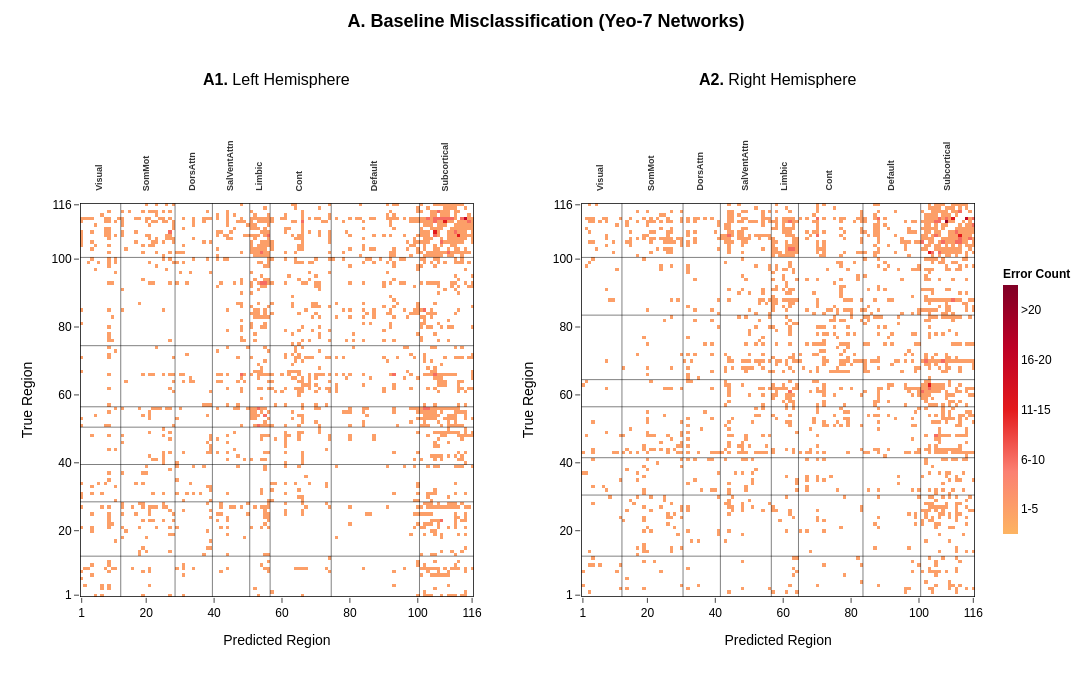
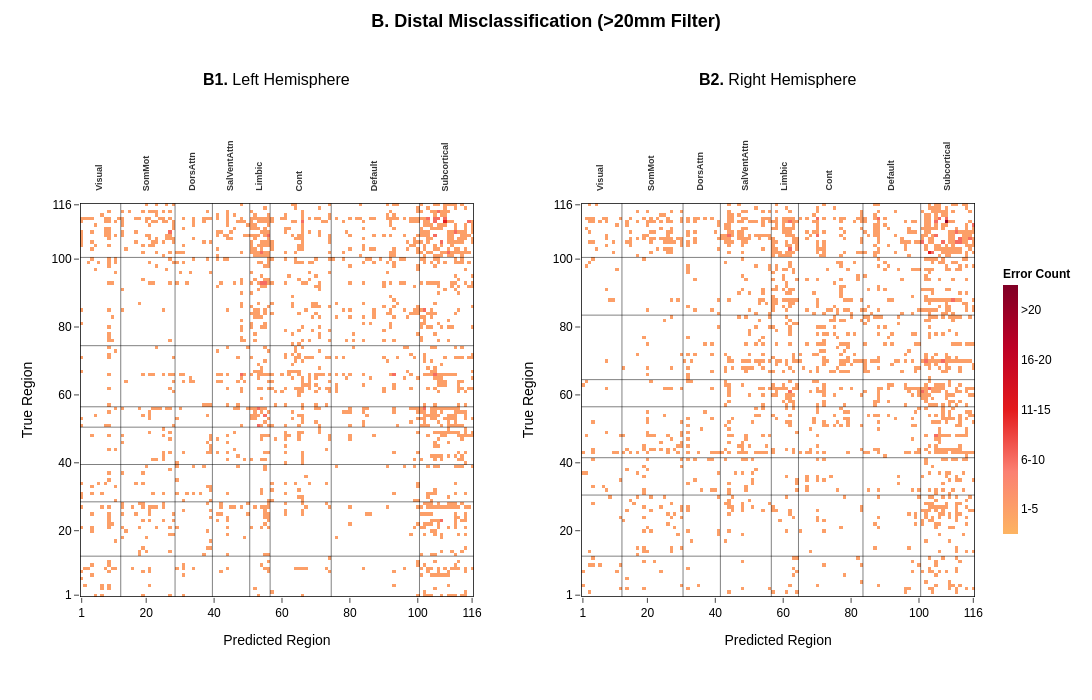

Notebook code cell kept with these figures, in order:
### Code cell
# =============================================================================
# 1. DATA PROCESSING: MAP 17 NETWORKS -> YEO 7 + SUBCORTICAL
# =============================================================================
def add_yeo7_mapping(df):
    """
    Creates a new column 'yeo7_grouped' by aggregating the 17-network 
    labels into the standard 7 classes + Subcortical.
    """
    def map_row(row):
        # 1. Subcortical Check
        # Based on your data, indices 100-115 are subcortical
        if row['region_idx'] >= 100:
            return 'Subcortical'
        
        # 2. Cortical Mapping (17 -> 7)
        net = row['network']
        
        if 'Vis' in net:          return 'Visual'
        if 'SomMot' in net:       return 'SomMot'
        if 'DorsAttn' in net:     return 'DorsAttn'
        if 'SalVentAttn' in net:  return 'SalVentAttn'
        if 'Limbic' in net:       return 'Limbic'
        if 'Cont' in net:         return 'Cont'
        # TempPar is historically grouped with Default in the 7-network parcellation
        if 'Default' in net or 'TempPar' in net: return 'Default'
        
        return 'Other'

    # Create the new column
    df_copy = df.copy()
    df_copy['yeo7_grouped'] = df_copy.apply(map_row, axis=1)
    return df_copy

# --- APPLY THE MAPPING IMMEDIATELY ---
# We update your dataframes with the new grouping column
lh_region_info = add_yeo7_mapping(lh_region_info)
rh_region_info = add_yeo7_mapping(rh_region_info)

# SET THE CONFIG TO USE THIS NEW GROUPING
GROUPING_COLUMN = 'yeo7_grouped' 

# =============================================================================
# 2. HELPER FUNCTIONS
# =============================================================================
def get_network_boundaries(region_info, network_column):
    # Ensure the column exists
    if network_column not in region_info.columns:
        raise KeyError(f"Column '{network_column}' not found. Run the mapping step first.")

    networks, boundaries = [], [0]
    current_network = None
    
    # Iterate through the DataFrame (assuming it's sorted by region_idx)
    for idx, row in region_info.iterrows():
        network = row[network_column]
        if network != current_network:
            if current_network is not None:
                boundaries.append(idx)
                networks.append(current_network)
            current_network = network
            
    boundaries.append(len(region_info))
    networks.append(current_network)
    
    # Calculate midpoints for label placement
    midpoints = [(boundaries[i] + boundaries[i+1]) / 2 for i in range(len(boundaries)-1)]
    return boundaries, networks, midpoints

def bin_errors_discrete(matrix):
    binned = np.zeros_like(matrix, dtype=float)
    binned[matrix == 0] = np.nan
    binned[(matrix >= 1) & (matrix <= 5)] = 0.5
    binned[(matrix >= 6) & (matrix <= 10)] = 1.5
    binned[(matrix >= 11) & (matrix <= 15)] = 2.5
    binned[(matrix >= 16) & (matrix <= 20)] = 3.5
    binned[matrix > 20] = 4.5
    return binned

# =============================================================================
# 3. PLOTTING FUNCTION
# =============================================================================
def plot_research_heatmap(matrix_left, matrix_right, lh_info, rh_info, title, figure_id):
    
    # --- Data Prep ---
    # We now use the GROUPING_COLUMN ('yeo7_grouped') defined above
    lh_bounds, lh_nets, lh_mids = get_network_boundaries(lh_info, GROUPING_COLUMN)
    rh_bounds, rh_nets, rh_mids = get_network_boundaries(rh_info, GROUPING_COLUMN)
    
    z_lh = bin_errors_discrete(matrix_left)
    z_rh = bin_errors_discrete(matrix_right)
    discrete_colors = ['#FDB462', '#FB8072', '#E31A1C', '#BD0026', '#800026']

    # --- Setup Figure ---
    title_l = f'<b>{figure_id}1.</b> Left Hemisphere'
    title_r = f'<b>{figure_id}2.</b> Right Hemisphere'

    fig = make_subplots(
        rows=1, cols=2, 
        horizontal_spacing=0.12, 
        subplot_titles=(title_l, title_r)
    )

    # --- Heatmaps ---
    h_cfg = dict(
        x=list(range(1, 117)), y=list(range(1, 117)),
        zmin=0, zmax=5, colorscale=discrete_colors,
        xgap=0, ygap=0,
        hovertemplate="True: %{y}<br>Pred: %{x}<br>Errors: %{customdata}<extra></extra>"
    )
    
    fig.add_trace(go.Heatmap(z=z_lh, customdata=matrix_left, showscale=False, **h_cfg), 1, 1)
    
    cbar = dict(
        title=dict(text="<b>Error Count</b>", font=dict(size=12)),
        tickmode="array", tickvals=[0.5, 1.5, 2.5, 3.5, 4.5],
        ticktext=["1-5", "6-10", "11-15", "16-20", ">20"],
        thickness=15, len=0.6, yanchor="middle", xpad=10
    )
    fig.add_trace(go.Heatmap(z=z_rh, customdata=matrix_right, showscale=True, colorbar=cbar, **h_cfg), 1, 2)

    # --- Overlays & Labels ---
    def add_overlays(row, col, bounds, nets, mids):
        # Grid Lines
        for b in bounds[1:-1]:
            line_pos = b + 0.5 
            # Vertical
            fig.add_shape(type="line", x0=line_pos, x1=line_pos, y0=0.5, y1=116.5,
                          line=dict(color="black", width=0.5), row=row, col=col)
            # Horizontal
            fig.add_shape(type="line", x0=0.5, x1=116.5, y0=line_pos, y1=line_pos,
                          line=dict(color="black", width=0.5), row=row, col=col)
        
        # Outer Frame
        fig.add_shape(type="rect", x0=0.5, x1=116.5, y0=0.5, y1=116.5,
                      line=dict(color="black", width=1.5), fillcolor="rgba(0,0,0,0)", row=row, col=col)

        # Network Labels (Rotated)
        for i, net in enumerate(nets):
            fig.add_annotation(
                x=mids[i], y=116.5, yshift=10, 
                text=f"<b>{net}</b>", showarrow=False,
                font=dict(size=9, color="#333333", family="Arial"),
                textangle=-90, xanchor='center', yanchor='bottom',
                row=row, col=col
            )

    add_overlays(1, 1, lh_bounds, lh_nets, lh_mids)
    add_overlays(1, 2, rh_bounds, rh_nets, rh_mids)

    # --- Final Layout Polish ---
    # 1. Shift Subplot Titles Up
    fig.for_each_annotation(lambda a: a.update(yshift=70) if a.text in [title_l, title_r] else None)

    # 2. Main Layout
    fig.update_layout(
        title={'text': title, 'y': 0.98, 'x': 0.5, 'xanchor': 'center', 'yanchor': 'top', 'font': dict(size=18, family="Arial")},
        template='plotly_white',
        height=700, width=1200, 
        font=dict(family="Arial", size=12, color="black"),
        margin=dict(t=160, l=80, r=80, b=60) 
    )

    axis_style = dict(
        showgrid=False, zeroline=False, range=[0.5, 116.5],
        tickmode='array', tickvals=[1, 20, 40, 60, 80, 100, 116], 
        showline=False, ticks="outside", ticklen=5, constrain='domain'
    )
    fig.update_xaxes(title_text="Predicted Region", **axis_style)
    fig.update_yaxes(title_text="True Region", scaleanchor='x', scaleratio=1, **axis_style)
    
    fig.show()

# =============================================================================
# 4. EXECUTION
# =============================================================================
plot_research_heatmap(
    cm_left, cm_right, 
    lh_region_info, rh_region_info, 
    "<b>A. Baseline Misclassification (Yeo-7 Networks)</b>", "A"
)
plot_research_heatmap(
    cm_left_distal, 
    cm_right_distal, 
    lh_region_info, 
    rh_region_info, 
    "<b>B. Distal Misclassification (>20mm Filter)</b>", 
    "B"
)

# 5. Impact Summary
print(f"{'='*90}\nSPATIAL FILTERING IMPACT SUMMARY: ERROR REDUCTION PER HEMISPHERE\n{'='*90}")
print(f"{'Hemi':<10} | {'Baseline':>10} | {'Filtered':>10} | {'Errors Removed':>18} | {'Reduction %'}")
print("-" * 90)

hemisphere_results = [
    ("Left", cm_left, cm_left_distal), 
    ("Right", cm_right, cm_right_distal)
]

for label, baseline_cm, filtered_cm in hemisphere_results:
    total_baseline = int(np.sum(baseline_cm))
    total_filtered = int(np.sum(filtered_cm))
    removed_count = total_baseline - total_filtered
    reduction_percentage = (removed_count / total_baseline * 100) if total_baseline > 0 else 0
    
    print(f"{label:<10} | {total_baseline:>10,} | {total_filtered:>10,} | {removed_count:>18,} | {reduction_percentage:>10.1f}%")

print(f"{'='*90}")

### Figure 1 — Plotly figure (JSON) as saved in the notebook; plotly's stock layout.template omitted (floating-point values rounded to 4 significant figures; data arrays with more than 128 entries replaced by an {"elided": "..."} marker saying what was removed)
{"data": [{"colorscale": [[0, "#FDB462"], [0.25, "#FB8072"], [0.5, "#E31A1C"], [0.75, "#BD0026"], [1, "#800026"]], "customdata": {"elided": "116x116 int values"}, "hovertemplate": "True: %{y}<br>Pred: %{x}<br>Errors: %{customdata}<extra></extra>", "showscale": false, "type": "heatmap", "x": [1, 2, 3, 4, 5, 6, 7, 8, 9, 10, 11, 12, 13, 14, 15, 16, 17, 18, 19, 20, 21, 22, 23, 24, 25, 26, 27, 28, 29, 30, 31, 32, 33, 34, 35, 36, 37, 38, 39, 40, 41, 42, 43, 44, 45, 46, 47, 48, 49, 50, 51, 52, 53, 54, 55, 56, 57, 58, 59, 60, 61, 62, 63, 64, 65, 66, 67, 68, 69, 70, 71, 72, 73, 74, 75, 76, 77, 78, 79, 80, 81, 82, 83, 84, 85, 86, 87, 88, 89, 90, 91, 92, 93, 94, 95, 96, 97, 98, 99, 100, 101, 102, 103, 104, 105, 106, 107, 108, 109, 110, 111, 112, 113, 114, 115, 116], "xaxis": "x", "xgap": 0, "y": [1, 2, 3, 4, 5, 6, 7, 8, 9, 10, 11, 12, 13, 14, 15, 16, 17, 18, 19, 20, 21, 22, 23, 24, 25, 26, 27, 28, 29, 30, 31, 32, 33, 34, 35, 36, 37, 38, 39, 40, 41, 42, 43, 44, 45, 46, 47, 48, 49, 50, 51, 52, 53, 54, 55, 56, 57, 58, 59, 60, 61, 62, 63, 64, 65, 66, 67, 68, 69, 70, 71, 72, 73, 74, 75, 76, 77, 78, 79, 80, 81, 82, 83, 84, 85, 86, 87, 88, 89, 90, 91, 92, 93, 94, 95, 96, 97, 98, 99, 100, 101, 102, 103, 104, 105, 106, 107, 108, 109, 110, 111, 112, 113, 114, 115, 116], "yaxis": "y", "ygap": 0, "z": {"elided": "116x116 float values"}, "zmax": 5, "zmin": 0}, {"colorbar": {"len": 0.6, "thickness": 15, "tickmode": "array", "ticktext": ["1-5", "6-10", "11-15", "16-20", ">20"], "tickvals": [0.5, 1.5, 2.5, 3.5, 4.5], "title": {"font": {"size": 12}, "text": "<b>Error Count</b>"}, "xpad": 10, "yanchor": "middle"}, "colorscale": [[0, "#FDB462"], [0.25, "#FB8072"], [0.5, "#E31A1C"], [0.75, "#BD0026"], [1, "#800026"]], "customdata": {"elided": "116x116 int values"}, "hovertemplate": "True: %{y}<br>Pred: %{x}<br>Errors: %{customdata}<extra></extra>", "showscale": true, "type": "heatmap", "x": [1, 2, 3, 4, 5, 6, 7, 8, 9, 10, 11, 12, 13, 14, 15, 16, 17, 18, 19, 20, 21, 22, 23, 24, 25, 26, 27, 28, 29, 30, 31, 32, 33, 34, 35, 36, 37, 38, 39, 40, 41, 42, 43, 44, 45, 46, 47, 48, 49, 50, 51, 52, 53, 54, 55, 56, 57, 58, 59, 60, 61, 62, 63, 64, 65, 66, 67, 68, 69, 70, 71, 72, 73, 74, 75, 76, 77, 78, 79, 80, 81, 82, 83, 84, 85, 86, 87, 88, 89, 90, 91, 92, 93, 94, 95, 96, 97, 98, 99, 100, 101, 102, 103, 104, 105, 106, 107, 108, 109, 110, 111, 112, 113, 114, 115, 116], "xaxis": "x2", "xgap": 0, "y": [1, 2, 3, 4, 5, 6, 7, 8, 9, 10, 11, 12, 13, 14, 15, 16, 17, 18, 19, 20, 21, 22, 23, 24, 25, 26, 27, 28, 29, 30, 31, 32, 33, 34, 35, 36, 37, 38, 39, 40, 41, 42, 43, 44, 45, 46, 47, 48, 49, 50, 51, 52, 53, 54, 55, 56, 57, 58, 59, 60, 61, 62, 63, 64, 65, 66, 67, 68, 69, 70, 71, 72, 73, 74, 75, 76, 77, 78, 79, 80, 81, 82, 83, 84, 85, 86, 87, 88, 89, 90, 91, 92, 93, 94, 95, 96, 97, 98, 99, 100, 101, 102, 103, 104, 105, 106, 107, 108, 109, 110, 111, 112, 113, 114, 115, 116], "yaxis": "y2", "ygap": 0, "z": {"elided": "116x116 float values"}, "zmax": 5, "zmin": 0}], "layout": {"annotations": [{"font": {"size": 16}, "showarrow": false, "text": "<b>A1.</b> Left Hemisphere", "x": 0.22, "xanchor": "center", "xref": "paper", "y": 1, "yanchor": "bottom", "yref": "paper", "yshift": 70}, {"font": {"size": 16}, "showarrow": false, "text": "<b>A2.</b> Right Hemisphere", "x": 0.78, "xanchor": "center", "xref": "paper", "y": 1, "yanchor": "bottom", "yref": "paper", "yshift": 70}, {"font": {"color": "#333333", "family": "Arial", "size": 9}, "showarrow": false, "text": "<b>Visual</b>", "textangle": -90, "x": 6, "xanchor": "center", "xref": "x", "y": 116.5, "yanchor": "bottom", "yref": "y", "yshift": 10}, {"font": {"color": "#333333", "family": "Arial", "size": 9}, "showarrow": false, "text": "<b>SomMot</b>", "textangle": -90, "x": 20, "xanchor": "center", "xref": "x", "y": 116.5, "yanchor": "bottom", "yref": "y", "yshift": 10}, {"font": {"color": "#333333", "family": "Arial", "size": 9}, "showarrow": false, "text": "<b>DorsAttn</b>", "textangle": -90, "x": 33.5, "xanchor": "center", "xref": "x", "y": 116.5, "yanchor": "bottom", "yref": "y", "yshift": 10}, {"font": {"color": "#333333", "family": "Arial", "size": 9}, "showarrow": false, "text": "<b>SalVentAttn</b>", "textangle": -90, "x": 44.5, "xanchor": "center", "xref": "x", "y": 116.5, "yanchor": "bottom", "yref": "y", "yshift": 10}, {"font": {"color": "#333333", "family": "Arial", "size": 9}, "showarrow": false, "text": "<b>Limbic</b>", "textangle": -90, "x": 53, "xanchor": "center", "xref": "x", "y": 116.5, "yanchor": "bottom", "yref": "y", "yshift": 10}, {"font": {"color": "#333333", "family": "Arial", "size": 9}, "showarrow": false, "text": "<b>Cont</b>", "textangle": -90, "x": 65, "xanchor": "center", "xref": "x", "y": 116.5, "yanchor": "bottom", "yref": "y", "yshift": 10}, {"font": {"color": "#333333", "family": "Arial", "size": 9}, "showarrow": false, "text": "<b>Default</b>", "textangle": -90, "x": 87, "xanchor": "center", "xref": "x", "y": 116.5, "yanchor": "bottom", "yref": "y", "yshift": 10}, {"font": {"color": "#333333", "family": "Arial", "size": 9}, "showarrow": false, "text": "<b>Subcortical</b>", "textangle": -90, "x": 108, "xanchor": "center", "xref": "x", "y": 116.5, "yanchor": "bottom", "yref": "y", "yshift": 10}, {"font": {"color": "#333333", "family": "Arial", "size": 9}, "showarrow": false, "text": "<b>Visual</b>", "textangle": -90, "x": 6, "xanchor": "center", "xref": "x2", "y": 116.5, "yanchor": "bottom", "yref": "y2", "yshift": 10}, {"font": {"color": "#333333", "family": "Arial", "size": 9}, "showarrow": false, "text": "<b>SomMot</b>", "textangle": -90, "x": 21, "xanchor": "center", "xref": "x2", "y": 116.5, "yanchor": "bottom", "yref": "y2", "yshift": 10}, {"font": {"color": "#333333", "family": "Arial", "size": 9}, "showarrow": false, "text": "<b>DorsAttn</b>", "textangle": -90, "x": 35.5, "xanchor": "center", "xref": "x2", "y": 116.5, "yanchor": "bottom", "yref": "y2", "yshift": 10}, {"font": {"color": "#333333", "family": "Arial", "size": 9}, "showarrow": false, "text": "<b>SalVentAttn</b>", "textangle": -90, "x": 48.5, "xanchor": "center", "xref": "x2", "y": 116.5, "yanchor": "bottom", "yref": "y2", "yshift": 10}, {"font": {"color": "#333333", "family": "Arial", "size": 9}, "showarrow": false, "text": "<b>Limbic</b>", "textangle": -90, "x": 60, "xanchor": "center", "xref": "x2", "y": 116.5, "yanchor": "bottom", "yref": "y2", "yshift": 10}, {"font": {"color": "#333333", "family": "Arial", "size": 9}, "showarrow": false, "text": "<b>Cont</b>", "textangle": -90, "x": 73.5, "xanchor": "center", "xref": "x2", "y": 116.5, "yanchor": "bottom", "yref": "y2", "yshift": 10}, {"font": {"color": "#333333", "family": "Arial", "size": 9}, "showarrow": false, "text": "<b>Default</b>", "textangle": -90, "x": 91.5, "xanchor": "center", "xref": "x2", "y": 116.5, "yanchor": "bottom", "yref": "y2", "yshift": 10}, {"font": {"color": "#333333", "family": "Arial", "size": 9}, "showarrow": false, "text": "<b>Subcortical</b>", "textangle": -90, "x": 108, "xanchor": "center", "xref": "x2", "y": 116.5, "yanchor": "bottom", "yref": "y2", "yshift": 10}], "font": {"color": "black", "family": "Arial", "size": 12}, "height": 700, "margin": {"b": 60, "l": 80, "r": 80, "t": 160}, "shapes": [{"line": {"color": "black", "width": 0.5}, "type": "line", "x0": 12.5, "x1": 12.5, "xref": "x", "y0": 0.5, "y1": 116.5, "yref": "y"}, {"line": {"color": "black", "width": 0.5}, "type": "line", "x0": 0.5, "x1": 116.5, "xref": "x", "y0": 12.5, "y1": 12.5, "yref": "y"}, {"line": {"color": "black", "width": 0.5}, "type": "line", "x0": 28.5, "x1": 28.5, "xref": "x", "y0": 0.5, "y1": 116.5, "yref": "y"}, {"line": {"color": "black", "width": 0.5}, "type": "line", "x0": 0.5, "x1": 116.5, "xref": "x", "y0": 28.5, "y1": 28.5, "yref": "y"}, {"line": {"color": "black", "width": 0.5}, "type": "line", "x0": 39.5, "x1": 39.5, "xref": "x", "y0": 0.5, "y1": 116.5, "yref": "y"}, {"line": {"color": "black", "width": 0.5}, "type": "line", "x0": 0.5, "x1": 116.5, "xref": "x", "y0": 39.5, "y1": 39.5, "yref": "y"}, {"line": {"color": "black", "width": 0.5}, "type": "line", "x0": 50.5, "x1": 50.5, "xref": "x", "y0": 0.5, "y1": 116.5, "yref": "y"}, {"line": {"color": "black", "width": 0.5}, "type": "line", "x0": 0.5, "x1": 116.5, "xref": "x", "y0": 50.5, "y1": 50.5, "yref": "y"}, {"line": {"color": "black", "width": 0.5}, "type": "line", "x0": 56.5, "x1": 56.5, "xref": "x", "y0": 0.5, "y1": 116.5, "yref": "y"}, {"line": {"color": "black", "width": 0.5}, "type": "line", "x0": 0.5, "x1": 116.5, "xref": "x", "y0": 56.5, "y1": 56.5, "yref": "y"}, {"line": {"color": "black", "width": 0.5}, "type": "line", "x0": 74.5, "x1": 74.5, "xref": "x", "y0": 0.5, "y1": 116.5, "yref": "y"}, {"line": {"color": "black", "width": 0.5}, "type": "line", "x0": 0.5, "x1": 116.5, "xref": "x", "y0": 74.5, "y1": 74.5, "yref": "y"}, {"line": {"color": "black", "width": 0.5}, "type": "line", "x0": 100.5, "x1": 100.5, "xref": "x", "y0": 0.5, "y1": 116.5, "yref": "y"}, {"line": {"color": "black", "width": 0.5}, "type": "line", "x0": 0.5, "x1": 116.5, "xref": "x", "y0": 100.5, "y1": 100.5, "yref": "y"}, {"fillcolor": "rgba(0,0,0,0)", "line": {"color": "black", "width": 1.5}, "type": "rect", "x0": 0.5, "x1": 116.5, "xref": "x", "y0": 0.5, "y1": 116.5, "yref": "y"}, {"line": {"color": "black", "width": 0.5}, "type": "line", "x0": 12.5, "x1": 12.5, "xref": "x2", "y0": 0.5, "y1": 116.5, "yref": "y2"}, {"line": {"color": "black", "width": 0.5}, "type": "line", "x0": 0.5, "x1": 116.5, "xref": "x2", "y0": 12.5, "y1": 12.5, "yref": "y2"}, {"line": {"color": "black", "width": 0.5}, "type": "line", "x0": 30.5, "x1": 30.5, "xref": "x2", "y0": 0.5, "y1": 116.5, "yref": "y2"}, {"line": {"color": "black", "width": 0.5}, "type": "line", "x0": 0.5, "x1": 116.5, "xref": "x2", "y0": 30.5, "y1": 30.5, "yref": "y2"}, {"line": {"color": "black", "width": 0.5}, "type": "line", "x0": 41.5, "x1": 41.5, "xref": "x2", "y0": 0.5, "y1": 116.5, "yref": "y2"}, {"line": {"color": "black", "width": 0.5}, "type": "line", "x0": 0.5, "x1": 116.5, "xref": "x2", "y0": 41.5, "y1": 41.5, "yref": "y2"}, {"line": {"color": "black", "width": 0.5}, "type": "line", "x0": 56.5, "x1": 56.5, "xref": "x2", "y0": 0.5, "y1": 116.5, "yref": "y2"}, {"line": {"color": "black", "width": 0.5}, "type": "line", "x0": 0.5, "x1": 116.5, "xref": "x2", "y0": 56.5, "y1": 56.5, "yref": "y2"}, {"line": {"color": "black", "width": 0.5}, "type": "line", "x0": 64.5, "x1": 64.5, "xref": "x2", "y0": 0.5, "y1": 116.5, "yref": "y2"}, {"line": {"color": "black", "width": 0.5}, "type": "line", "x0": 0.5, "x1": 116.5, "xref": "x2", "y0": 64.5, "y1": 64.5, "yref": "y2"}, {"line": {"color": "black", "width": 0.5}, "type": "line", "x0": 83.5, "x1": 83.5, "xref": "x2", "y0": 0.5, "y1": 116.5, "yref": "y2"}, {"line": {"color": "black", "width": 0.5}, "type": "line", "x0": 0.5, "x1": 116.5, "xref": "x2", "y0": 83.5, "y1": 83.5, "yref": "y2"}, {"line": {"color": "black", "width": 0.5}, "type": "line", "x0": 100.5, "x1": 100.5, "xref": "x2", "y0": 0.5, "y1": 116.5, "yref": "y2"}, {"line": {"color": "black", "width": 0.5}, "type": "line", "x0": 0.5, "x1": 116.5, "xref": "x2", "y0": 100.5, "y1": 100.5, "yref": "y2"}, {"fillcolor": "rgba(0,0,0,0)", "line": {"color": "black", "width": 1.5}, "type": "rect", "x0": 0.5, "x1": 116.5, "xref": "x2", "y0": 0.5, "y1": 116.5, "yref": "y2"}], "title": {"font": {"family": "Arial", "size": 18}, "text": "<b>A. Baseline Misclassification (Yeo-7 Networks)</b>", "x": 0.5, "xanchor": "center", "y": 0.98, "yanchor": "top"}, "width": 1200, "xaxis": {"anchor": "y", "constrain": "domain", "domain": [0, 0.44], "range": [0.5, 116.5], "showgrid": false, "showline": false, "ticklen": 5, "tickmode": "array", "ticks": "outside", "tickvals": [1, 20, 40, 60, 80, 100, 116], "title": {"text": "Predicted Region"}, "zeroline": false}, "xaxis2": {"anchor": "y2", "constrain": "domain", "domain": [0.56, 1], "range": [0.5, 116.5], "showgrid": false, "showline": false, "ticklen": 5, "tickmode": "array", "ticks": "outside", "tickvals": [1, 20, 40, 60, 80, 100, 116], "title": {"text": "Predicted Region"}, "zeroline": false}, "yaxis": {"anchor": "x", "constrain": "domain", "domain": [0, 1], "range": [0.5, 116.5], "scaleanchor": "x", "scaleratio": 1, "showgrid": false, "showline": false, "ticklen": 5, "tickmode": "array", "ticks": "outside", "tickvals": [1, 20, 40, 60, 80, 100, 116], "title": {"text": "True Region"}, "zeroline": false}, "yaxis2": {"anchor": "x2", "constrain": "domain", "domain": [0, 1], "range": [0.5, 116.5], "scaleanchor": "x", "scaleratio": 1, "showgrid": false, "showline": false, "ticklen": 5, "tickmode": "array", "ticks": "outside", "tickvals": [1, 20, 40, 60, 80, 100, 116], "title": {"text": "True Region"}, "zeroline": false}}}

### Figure 2 — Plotly figure (JSON) as saved in the notebook; plotly's stock layout.template omitted (floating-point values rounded to 4 significant figures; data arrays with more than 128 entries replaced by an {"elided": "..."} marker saying what was removed)
{"data": [{"colorscale": [[0, "#FDB462"], [0.25, "#FB8072"], [0.5, "#E31A1C"], [0.75, "#BD0026"], [1, "#800026"]], "customdata": {"elided": "116x116 int values"}, "hovertemplate": "True: %{y}<br>Pred: %{x}<br>Errors: %{customdata}<extra></extra>", "showscale": false, "type": "heatmap", "x": [1, 2, 3, 4, 5, 6, 7, 8, 9, 10, 11, 12, 13, 14, 15, 16, 17, 18, 19, 20, 21, 22, 23, 24, 25, 26, 27, 28, 29, 30, 31, 32, 33, 34, 35, 36, 37, 38, 39, 40, 41, 42, 43, 44, 45, 46, 47, 48, 49, 50, 51, 52, 53, 54, 55, 56, 57, 58, 59, 60, 61, 62, 63, 64, 65, 66, 67, 68, 69, 70, 71, 72, 73, 74, 75, 76, 77, 78, 79, 80, 81, 82, 83, 84, 85, 86, 87, 88, 89, 90, 91, 92, 93, 94, 95, 96, 97, 98, 99, 100, 101, 102, 103, 104, 105, 106, 107, 108, 109, 110, 111, 112, 113, 114, 115, 116], "xaxis": "x", "xgap": 0, "y": [1, 2, 3, 4, 5, 6, 7, 8, 9, 10, 11, 12, 13, 14, 15, 16, 17, 18, 19, 20, 21, 22, 23, 24, 25, 26, 27, 28, 29, 30, 31, 32, 33, 34, 35, 36, 37, 38, 39, 40, 41, 42, 43, 44, 45, 46, 47, 48, 49, 50, 51, 52, 53, 54, 55, 56, 57, 58, 59, 60, 61, 62, 63, 64, 65, 66, 67, 68, 69, 70, 71, 72, 73, 74, 75, 76, 77, 78, 79, 80, 81, 82, 83, 84, 85, 86, 87, 88, 89, 90, 91, 92, 93, 94, 95, 96, 97, 98, 99, 100, 101, 102, 103, 104, 105, 106, 107, 108, 109, 110, 111, 112, 113, 114, 115, 116], "yaxis": "y", "ygap": 0, "z": {"elided": "116x116 float values"}, "zmax": 5, "zmin": 0}, {"colorbar": {"len": 0.6, "thickness": 15, "tickmode": "array", "ticktext": ["1-5", "6-10", "11-15", "16-20", ">20"], "tickvals": [0.5, 1.5, 2.5, 3.5, 4.5], "title": {"font": {"size": 12}, "text": "<b>Error Count</b>"}, "xpad": 10, "yanchor": "middle"}, "colorscale": [[0, "#FDB462"], [0.25, "#FB8072"], [0.5, "#E31A1C"], [0.75, "#BD0026"], [1, "#800026"]], "customdata": {"elided": "116x116 int values"}, "hovertemplate": "True: %{y}<br>Pred: %{x}<br>Errors: %{customdata}<extra></extra>", "showscale": true, "type": "heatmap", "x": [1, 2, 3, 4, 5, 6, 7, 8, 9, 10, 11, 12, 13, 14, 15, 16, 17, 18, 19, 20, 21, 22, 23, 24, 25, 26, 27, 28, 29, 30, 31, 32, 33, 34, 35, 36, 37, 38, 39, 40, 41, 42, 43, 44, 45, 46, 47, 48, 49, 50, 51, 52, 53, 54, 55, 56, 57, 58, 59, 60, 61, 62, 63, 64, 65, 66, 67, 68, 69, 70, 71, 72, 73, 74, 75, 76, 77, 78, 79, 80, 81, 82, 83, 84, 85, 86, 87, 88, 89, 90, 91, 92, 93, 94, 95, 96, 97, 98, 99, 100, 101, 102, 103, 104, 105, 106, 107, 108, 109, 110, 111, 112, 113, 114, 115, 116], "xaxis": "x2", "xgap": 0, "y": [1, 2, 3, 4, 5, 6, 7, 8, 9, 10, 11, 12, 13, 14, 15, 16, 17, 18, 19, 20, 21, 22, 23, 24, 25, 26, 27, 28, 29, 30, 31, 32, 33, 34, 35, 36, 37, 38, 39, 40, 41, 42, 43, 44, 45, 46, 47, 48, 49, 50, 51, 52, 53, 54, 55, 56, 57, 58, 59, 60, 61, 62, 63, 64, 65, 66, 67, 68, 69, 70, 71, 72, 73, 74, 75, 76, 77, 78, 79, 80, 81, 82, 83, 84, 85, 86, 87, 88, 89, 90, 91, 92, 93, 94, 95, 96, 97, 98, 99, 100, 101, 102, 103, 104, 105, 106, 107, 108, 109, 110, 111, 112, 113, 114, 115, 116], "yaxis": "y2", "ygap": 0, "z": {"elided": "116x116 float values"}, "zmax": 5, "zmin": 0}], "layout": {"annotations": [{"font": {"size": 16}, "showarrow": false, "text": "<b>B1.</b> Left Hemisphere", "x": 0.22, "xanchor": "center", "xref": "paper", "y": 1, "yanchor": "bottom", "yref": "paper", "yshift": 70}, {"font": {"size": 16}, "showarrow": false, "text": "<b>B2.</b> Right Hemisphere", "x": 0.78, "xanchor": "center", "xref": "paper", "y": 1, "yanchor": "bottom", "yref": "paper", "yshift": 70}, {"font": {"color": "#333333", "family": "Arial", "size": 9}, "showarrow": false, "text": "<b>Visual</b>", "textangle": -90, "x": 6, "xanchor": "center", "xref": "x", "y": 116.5, "yanchor": "bottom", "yref": "y", "yshift": 10}, {"font": {"color": "#333333", "family": "Arial", "size": 9}, "showarrow": false, "text": "<b>SomMot</b>", "textangle": -90, "x": 20, "xanchor": "center", "xref": "x", "y": 116.5, "yanchor": "bottom", "yref": "y", "yshift": 10}, {"font": {"color": "#333333", "family": "Arial", "size": 9}, "showarrow": false, "text": "<b>DorsAttn</b>", "textangle": -90, "x": 33.5, "xanchor": "center", "xref": "x", "y": 116.5, "yanchor": "bottom", "yref": "y", "yshift": 10}, {"font": {"color": "#333333", "family": "Arial", "size": 9}, "showarrow": false, "text": "<b>SalVentAttn</b>", "textangle": -90, "x": 44.5, "xanchor": "center", "xref": "x", "y": 116.5, "yanchor": "bottom", "yref": "y", "yshift": 10}, {"font": {"color": "#333333", "family": "Arial", "size": 9}, "showarrow": false, "text": "<b>Limbic</b>", "textangle": -90, "x": 53, "xanchor": "center", "xref": "x", "y": 116.5, "yanchor": "bottom", "yref": "y", "yshift": 10}, {"font": {"color": "#333333", "family": "Arial", "size": 9}, "showarrow": false, "text": "<b>Cont</b>", "textangle": -90, "x": 65, "xanchor": "center", "xref": "x", "y": 116.5, "yanchor": "bottom", "yref": "y", "yshift": 10}, {"font": {"color": "#333333", "family": "Arial", "size": 9}, "showarrow": false, "text": "<b>Default</b>", "textangle": -90, "x": 87, "xanchor": "center", "xref": "x", "y": 116.5, "yanchor": "bottom", "yref": "y", "yshift": 10}, {"font": {"color": "#333333", "family": "Arial", "size": 9}, "showarrow": false, "text": "<b>Subcortical</b>", "textangle": -90, "x": 108, "xanchor": "center", "xref": "x", "y": 116.5, "yanchor": "bottom", "yref": "y", "yshift": 10}, {"font": {"color": "#333333", "family": "Arial", "size": 9}, "showarrow": false, "text": "<b>Visual</b>", "textangle": -90, "x": 6, "xanchor": "center", "xref": "x2", "y": 116.5, "yanchor": "bottom", "yref": "y2", "yshift": 10}, {"font": {"color": "#333333", "family": "Arial", "size": 9}, "showarrow": false, "text": "<b>SomMot</b>", "textangle": -90, "x": 21, "xanchor": "center", "xref": "x2", "y": 116.5, "yanchor": "bottom", "yref": "y2", "yshift": 10}, {"font": {"color": "#333333", "family": "Arial", "size": 9}, "showarrow": false, "text": "<b>DorsAttn</b>", "textangle": -90, "x": 35.5, "xanchor": "center", "xref": "x2", "y": 116.5, "yanchor": "bottom", "yref": "y2", "yshift": 10}, {"font": {"color": "#333333", "family": "Arial", "size": 9}, "showarrow": false, "text": "<b>SalVentAttn</b>", "textangle": -90, "x": 48.5, "xanchor": "center", "xref": "x2", "y": 116.5, "yanchor": "bottom", "yref": "y2", "yshift": 10}, {"font": {"color": "#333333", "family": "Arial", "size": 9}, "showarrow": false, "text": "<b>Limbic</b>", "textangle": -90, "x": 60, "xanchor": "center", "xref": "x2", "y": 116.5, "yanchor": "bottom", "yref": "y2", "yshift": 10}, {"font": {"color": "#333333", "family": "Arial", "size": 9}, "showarrow": false, "text": "<b>Cont</b>", "textangle": -90, "x": 73.5, "xanchor": "center", "xref": "x2", "y": 116.5, "yanchor": "bottom", "yref": "y2", "yshift": 10}, {"font": {"color": "#333333", "family": "Arial", "size": 9}, "showarrow": false, "text": "<b>Default</b>", "textangle": -90, "x": 91.5, "xanchor": "center", "xref": "x2", "y": 116.5, "yanchor": "bottom", "yref": "y2", "yshift": 10}, {"font": {"color": "#333333", "family": "Arial", "size": 9}, "showarrow": false, "text": "<b>Subcortical</b>", "textangle": -90, "x": 108, "xanchor": "center", "xref": "x2", "y": 116.5, "yanchor": "bottom", "yref": "y2", "yshift": 10}], "font": {"color": "black", "family": "Arial", "size": 12}, "height": 700, "margin": {"b": 60, "l": 80, "r": 80, "t": 160}, "shapes": [{"line": {"color": "black", "width": 0.5}, "type": "line", "x0": 12.5, "x1": 12.5, "xref": "x", "y0": 0.5, "y1": 116.5, "yref": "y"}, {"line": {"color": "black", "width": 0.5}, "type": "line", "x0": 0.5, "x1": 116.5, "xref": "x", "y0": 12.5, "y1": 12.5, "yref": "y"}, {"line": {"color": "black", "width": 0.5}, "type": "line", "x0": 28.5, "x1": 28.5, "xref": "x", "y0": 0.5, "y1": 116.5, "yref": "y"}, {"line": {"color": "black", "width": 0.5}, "type": "line", "x0": 0.5, "x1": 116.5, "xref": "x", "y0": 28.5, "y1": 28.5, "yref": "y"}, {"line": {"color": "black", "width": 0.5}, "type": "line", "x0": 39.5, "x1": 39.5, "xref": "x", "y0": 0.5, "y1": 116.5, "yref": "y"}, {"line": {"color": "black", "width": 0.5}, "type": "line", "x0": 0.5, "x1": 116.5, "xref": "x", "y0": 39.5, "y1": 39.5, "yref": "y"}, {"line": {"color": "black", "width": 0.5}, "type": "line", "x0": 50.5, "x1": 50.5, "xref": "x", "y0": 0.5, "y1": 116.5, "yref": "y"}, {"line": {"color": "black", "width": 0.5}, "type": "line", "x0": 0.5, "x1": 116.5, "xref": "x", "y0": 50.5, "y1": 50.5, "yref": "y"}, {"line": {"color": "black", "width": 0.5}, "type": "line", "x0": 56.5, "x1": 56.5, "xref": "x", "y0": 0.5, "y1": 116.5, "yref": "y"}, {"line": {"color": "black", "width": 0.5}, "type": "line", "x0": 0.5, "x1": 116.5, "xref": "x", "y0": 56.5, "y1": 56.5, "yref": "y"}, {"line": {"color": "black", "width": 0.5}, "type": "line", "x0": 74.5, "x1": 74.5, "xref": "x", "y0": 0.5, "y1": 116.5, "yref": "y"}, {"line": {"color": "black", "width": 0.5}, "type": "line", "x0": 0.5, "x1": 116.5, "xref": "x", "y0": 74.5, "y1": 74.5, "yref": "y"}, {"line": {"color": "black", "width": 0.5}, "type": "line", "x0": 100.5, "x1": 100.5, "xref": "x", "y0": 0.5, "y1": 116.5, "yref": "y"}, {"line": {"color": "black", "width": 0.5}, "type": "line", "x0": 0.5, "x1": 116.5, "xref": "x", "y0": 100.5, "y1": 100.5, "yref": "y"}, {"fillcolor": "rgba(0,0,0,0)", "line": {"color": "black", "width": 1.5}, "type": "rect", "x0": 0.5, "x1": 116.5, "xref": "x", "y0": 0.5, "y1": 116.5, "yref": "y"}, {"line": {"color": "black", "width": 0.5}, "type": "line", "x0": 12.5, "x1": 12.5, "xref": "x2", "y0": 0.5, "y1": 116.5, "yref": "y2"}, {"line": {"color": "black", "width": 0.5}, "type": "line", "x0": 0.5, "x1": 116.5, "xref": "x2", "y0": 12.5, "y1": 12.5, "yref": "y2"}, {"line": {"color": "black", "width": 0.5}, "type": "line", "x0": 30.5, "x1": 30.5, "xref": "x2", "y0": 0.5, "y1": 116.5, "yref": "y2"}, {"line": {"color": "black", "width": 0.5}, "type": "line", "x0": 0.5, "x1": 116.5, "xref": "x2", "y0": 30.5, "y1": 30.5, "yref": "y2"}, {"line": {"color": "black", "width": 0.5}, "type": "line", "x0": 41.5, "x1": 41.5, "xref": "x2", "y0": 0.5, "y1": 116.5, "yref": "y2"}, {"line": {"color": "black", "width": 0.5}, "type": "line", "x0": 0.5, "x1": 116.5, "xref": "x2", "y0": 41.5, "y1": 41.5, "yref": "y2"}, {"line": {"color": "black", "width": 0.5}, "type": "line", "x0": 56.5, "x1": 56.5, "xref": "x2", "y0": 0.5, "y1": 116.5, "yref": "y2"}, {"line": {"color": "black", "width": 0.5}, "type": "line", "x0": 0.5, "x1": 116.5, "xref": "x2", "y0": 56.5, "y1": 56.5, "yref": "y2"}, {"line": {"color": "black", "width": 0.5}, "type": "line", "x0": 64.5, "x1": 64.5, "xref": "x2", "y0": 0.5, "y1": 116.5, "yref": "y2"}, {"line": {"color": "black", "width": 0.5}, "type": "line", "x0": 0.5, "x1": 116.5, "xref": "x2", "y0": 64.5, "y1": 64.5, "yref": "y2"}, {"line": {"color": "black", "width": 0.5}, "type": "line", "x0": 83.5, "x1": 83.5, "xref": "x2", "y0": 0.5, "y1": 116.5, "yref": "y2"}, {"line": {"color": "black", "width": 0.5}, "type": "line", "x0": 0.5, "x1": 116.5, "xref": "x2", "y0": 83.5, "y1": 83.5, "yref": "y2"}, {"line": {"color": "black", "width": 0.5}, "type": "line", "x0": 100.5, "x1": 100.5, "xref": "x2", "y0": 0.5, "y1": 116.5, "yref": "y2"}, {"line": {"color": "black", "width": 0.5}, "type": "line", "x0": 0.5, "x1": 116.5, "xref": "x2", "y0": 100.5, "y1": 100.5, "yref": "y2"}, {"fillcolor": "rgba(0,0,0,0)", "line": {"color": "black", "width": 1.5}, "type": "rect", "x0": 0.5, "x1": 116.5, "xref": "x2", "y0": 0.5, "y1": 116.5, "yref": "y2"}], "title": {"font": {"family": "Arial", "size": 18}, "text": "<b>B. Distal Misclassification (>20mm Filter)</b>", "x": 0.5, "xanchor": "center", "y": 0.98, "yanchor": "top"}, "width": 1200, "xaxis": {"anchor": "y", "constrain": "domain", "domain": [0, 0.44], "range": [0.5, 116.5], "showgrid": false, "showline": false, "ticklen": 5, "tickmode": "array", "ticks": "outside", "tickvals": [1, 20, 40, 60, 80, 100, 116], "title": {"text": "Predicted Region"}, "zeroline": false}, "xaxis2": {"anchor": "y2", "constrain": "domain", "domain": [0.56, 1], "range": [0.5, 116.5], "showgrid": false, "showline": false, "ticklen": 5, "tickmode": "array", "ticks": "outside", "tickvals": [1, 20, 40, 60, 80, 100, 116], "title": {"text": "Predicted Region"}, "zeroline": false}, "yaxis": {"anchor": "x", "constrain": "domain", "domain": [0, 1], "range": [0.5, 116.5], "scaleanchor": "x", "scaleratio": 1, "showgrid": false, "showline": false, "ticklen": 5, "tickmode": "array", "ticks": "outside", "tickvals": [1, 20, 40, 60, 80, 100, 116], "title": {"text": "True Region"}, "zeroline": false}, "yaxis2": {"anchor": "x2", "constrain": "domain", "domain": [0, 1], "range": [0.5, 116.5], "scaleanchor": "x", "scaleratio": 1, "showgrid": false, "showline": false, "ticklen": 5, "tickmode": "array", "ticks": "outside", "tickvals": [1, 20, 40, 60, 80, 100, 116], "title": {"text": "True Region"}, "zeroline": false}}}
